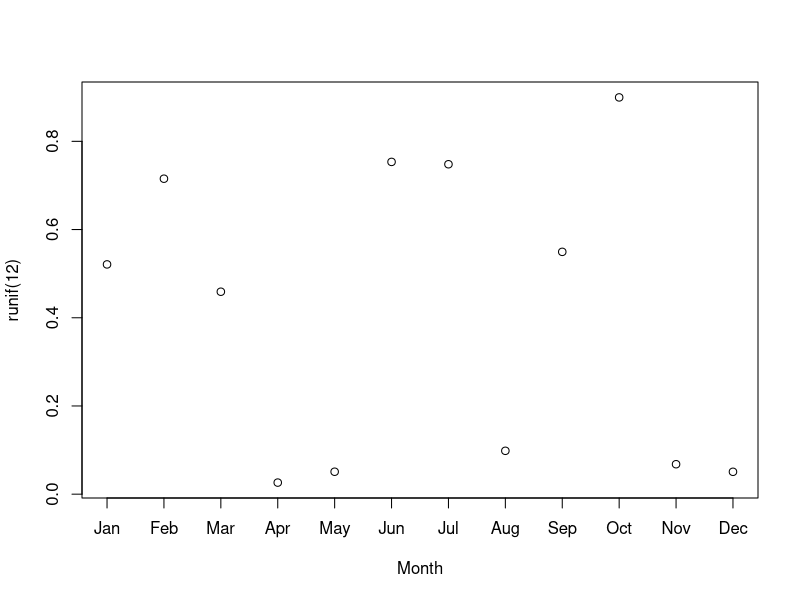
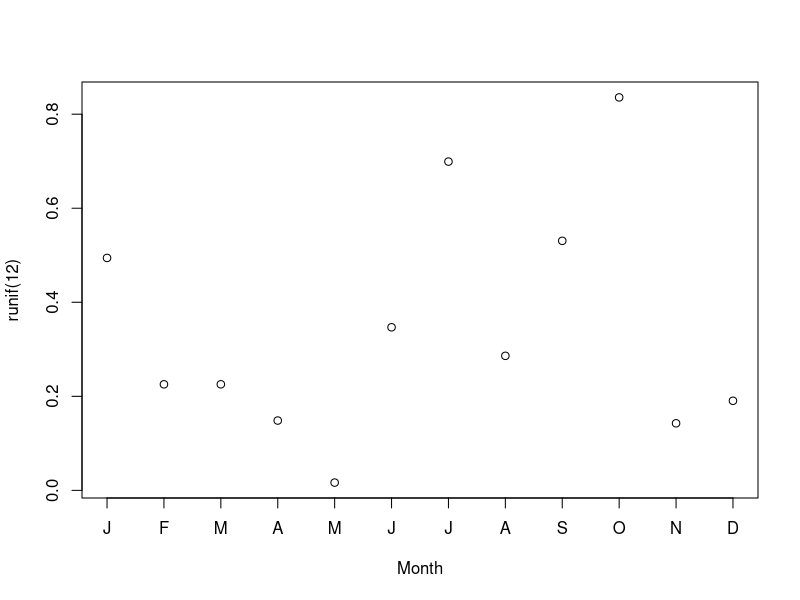

Recreate these plots in R, in order.
## ---- chunk 1
a <- c("aardvark", "bunny", "caterpillar")
a
## ---- chunk 2
caterpillar <- "lion"
c("aardvark", "bunny", caterpillar)
## ---- chunk 3
#| collapse: true

letters
LETTERS
letters[11:20]
## ---- chunk 4
plot(1:12, runif(12), xaxt="n", xlab= "Month")
axis(side=1, at=1:12, labels=month.abb)
## ---- chunk 5
use.months <- substr(month.name, 1, 1)
plot(1:12, runif(12), xaxt="n", xlab= "Month")
axis(side=1, at=1:12, labels=use.months)
## ---- chunk 6
typeof(2)
typeof(pi)
## ---- chunk 7
#| collapse: true

# numbers are double by default:
typeof(7)

# convert to integer with as.integer():
typeof(as.integer(7))

# test whether input is integer type:
is.integer(7)

# test whether input is numeric type:
is.numeric(7)

# some functions return integer type as output:
typeof(rbinom(1, 10, 0.7))

# 7 is mathematically an integer (7 mod 1 == 0),
# but is not of integer type in R
7 %% 1
## ---- chunk 8
#| collapse: true
a <- 1:10
a
typeof(a)
## ---- chunk 9
.Machine$integer.max
## ---- chunk 10
#| collapse: true

1+1 == 2			
typeof(1+1 == 2)	
typeof(1+1 == 3)	
## ---- chunk 11
#| collapse: true

5 %in% 1:10
5 %in% 6:10
1:10 %in% 5:15
## ---- chunk 12
#| collapse: true

2 >= 1
3 < 2
## ---- chunk 13
#| collapse: true

1*(1+1 == 2)
1*(1+1 == 3)
typeof(1+1 == 2)
typeof(1*(1+1 == 2))
typeof(as.numeric(1+1 == 1:5))
## ---- chunk 14
#| collapse: true

2+2 == 4
! 2+2 == 4
1:10 %in% 5:15
!1:10 %in% 5:15
## ---- chunk 15
#| collapse: true

1:5 < 3
any(1:5 < 3)
all(1:5 < 3)
## ---- chunk 16
#| collapse: true

# (1+1==2) is true.
T == (1+1==2)

# make a new object T with value 3
T <- 3

# (1+1==2) is now not true, unless it is
T == (1+1==2)
TRUE == (1+1==2)

# remove the troublesome T
rm(T)

# things are back to normal
T == (1+1==2)
## ---- chunk 17
#| collapse: true

aa <- c(1:8,NA)

aa + 2

# returns NA
mean(aa)

# option to ignore NA values
mean(aa,na.rm=TRUE)      

# test for NA
is.na(aa)				

# which elements are NA?
which(is.na(aa))		

# remove NA elements
aa[-which(is.na(aa))]	

# another way to remove NA elements
aa[which(!is.na(aa))]	

# returns NA: Poisson distribution supported only on [0,+Inf]
rpois(10,-2) 
## ---- chunk 18
#| collapse: true

5/0
log(0)
10^10^10
## ---- chunk 19
#| collapse: true

0/0
log(-1)
## ---- chunk 20
#| collapse: true

vector("numeric", 5)
vector("logical", 5)
vector("character",5)

# equivalent to above commands:
numeric(5)
logical(5)
character(5)
## ---- chunk 21
#| collapse: true

# numeric:
class(runif(10))

# integer, which is stored in numeric vectors
# despite being a different type:
class(1:5)
is.numeric(1:5)
## ---- chunk 22
#| collapse: true

# create a vector of numbers
my.vec <- c(1,2,4:8,10)
my.vec

# create a vector of character strings
my.vec2 <- c("zebra","hippo","lion","rhino","rhino")
my.vec2

# create a vector with 1 numeric, 1 character,
# and 1 logical value...all are converted to
# character strings.
my.vec3 <- c(1,"hippo",1+1==3)
my.vec3
## ---- chunk 23
#| collapse: true

# get some random numbers
a <- runif(5)

# print to console
a          

# 3rd element
a[3]       

# elements 2-4
a[2:4]     

# elements other than 1
a[-1]      

# elements other than 1 and 2
a[-c(1:2)] 
## ---- chunk 24
my.vec
## ---- chunk 25
runif(20)
## ---- chunk 26
#| collapse: true

a <- runif(3)
names(a) <- c("value1", "value2", "value3")
names(a)
a
a["value3"]
## ---- chunk 27
#| collapse: true

# make a numeric vector of length 8
b <- 1:8

# combine it with another value to 
# increase length to 9
b <- c(b, 10)
b

# remake our vector with length 8
b <- 1:8

# set its length to 10
length(b) <- 10
# gaps filled with NA
b

# remake our vector with length 8
b <- 1:8
# change length to 6 (shorter)
length(b) <- 6
# vector truncated
b
## ---- chunk 28
#| collapse: true

my.vec <- 1:8
my.vec*2
mean(my.vec)
dpois(my.vec, lambda=5)
## ---- chunk 29
#| collapse: true

a <- 4
a
is.atomic(a)
## ---- chunk 30
#| collapse: true

a <- runif(10)
a
is.atomic(a)
## ---- chunk 31
#| collapse: true

a <- matrix(1:6, ncol=3)
a
is.atomic(a)
## ---- chunk 32
#| collapse: true

a <- array(1:12, dim=c(3,2,2))
a
is.atomic(a)
## ---- chunk 33
#| collapse: true

a <- list(x=1:12, y="a", z=list(m=t.test(rnorm(20)), n="a"))
a
## ---- chunk 34
#| collapse: true

is.atomic(a)
is.recursive(a)
## ---- chunk 35
#| collapse: true

b <- list(x=1, y=2, z=3)
b
## ---- chunk 36
#| collapse: true

is.atomic(b)
is.recursive(b)
## ---- chunk 37
# make a simple matrix
a <- matrix(1:4, nrow=2)
colnames(a) <- c("a", "b")
a
## ---- chunk 38
# correct: using column names and []
a[,"a"]
## ---- chunk 39
iris$Sepal.Length
## ---- chunk 40
#| collapse: true

iris[,1]
iris[,"Petal.Width"]
## ---- chunk 41
#| collapse: true

iris[1,]
## ---- chunk 42
#| collapse: true

class(iris[1,])
class(iris[,1])
## ---- chunk 43
#| collapse: true

mean(iris[1,1:4])           # apply function needed
apply(iris[1,1:4], 1, mean) # works!
sum(iris[1,1:4])            # works!
## ---- chunk 44
iris2 <- iris	# Make a spare copy
iris2$petal.area <- iris2$Petal.Length*iris2$Petal.Width
## ---- chunk 45
#| collapse: true

head(iris2)
tail(iris2)
## ---- chunk 46
iris2$petal.area <- NULL
head(iris2)
## ---- chunk 47
#| collapse: true

my.mat1 <- matrix(1:12,nrow=3,ncol=4)
my.mat1

my.mat2 <- matrix(1:12,nrow=3,ncol=4,byrow=TRUE)
my.mat2

my.mat3 <- matrix(NA,nrow=3,ncol=4)
my.mat3
## ---- chunk 48
#| collapse: true

my.mat1[2,1]# row 2, column 1
my.mat1[3,3]# row 3, column 3
## ---- chunk 49
#| collapse: true

# first row
my.mat1[1,]
is.matrix(my.mat1[1,])

# third column
my.mat1[,3]

# convert extracted part to matrix
my.mat3 <- matrix(my.mat1[1,], nrow=1)
is.matrix(my.mat3)
## ---- chunk 50
my.array <- array(1:24,dim=c(4,2,3))
my.array
## ---- chunk 51
#| collapse: true

my.array[,,1]
my.array[,1,]
my.array[1,,]
my.array[1,2,]
my.array[,2,1:2]
## ---- chunk 52
#| collapse: true

my.list <- vector("list",length=4)
my.list[[1]] <- 1:10
my.list[[2]] <- c("a","b","c")
my.list[[3]] <- t.test(iris$Sepal.Length)
my.list[[4]] <- iris
my.list
## ---- chunk 53
x <- runif(10)
y <- "zebra"
z <- matrix(1:12, nrow=3)
a <- list(x, y, z)
a
## ---- chunk 54
b <- list(x=x, y=y, z=z)
b
## ---- chunk 55
a2 <- c(a,b)
a2
## ---- chunk 56
#| collapse: true

a[[1]]
b[[2]]
b[["z"]]
b$z
## ---- chunk 57
#| collapse: true

my.list[[1]]
my.list[1]
## ---- chunk 58
a2 <- a[1:2]
a2
